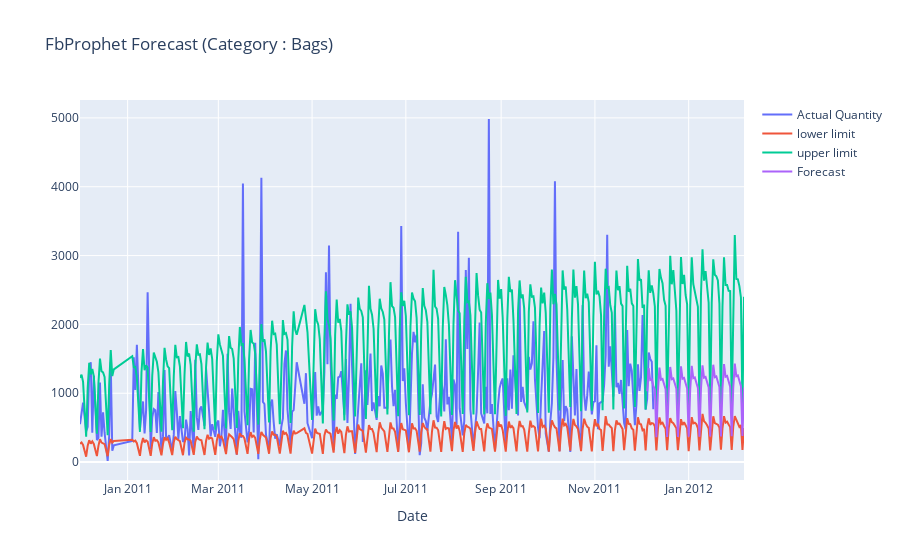

Notebook source saved alongside this figure:
### Code cell
#Plot-4 Using plotly

trace1 = go.Scatter(x= df['ds'], y=df["yoriginal"],
                    name= 'Actual Quantity')
trace2 = go.Scatter(x= df_org['ds'][len(df):], y=df_org['yhat'][len(df):],
                    name= 'Forecast')
upper_limit = go.Scatter(name = 'upper limit',x= df_org['ds'],
                         y = df_org['yhat_upper'])

lower_limit = go.Scatter(
    name= 'lower limit', x= df_org['ds'],
    y = df_org['yhat_lower'])

data = [trace1, lower_limit, upper_limit,trace2]

layout = dict(title='FbProphet Forecast (Category : Bags) ',
             xaxis=dict(title = 'Date', ticklen=2, zeroline=True))

figure=dict(data=data,layout=layout)
py.offline.iplot(figure)

### Figure 1 — Plotly figure (JSON) as saved in the notebook; plotly's stock layout.template omitted (floating-point values rounded to 4 significant figures; data arrays with more than 128 entries replaced by an {"elided": "..."} marker saying what was removed)
{"data": [{"name": "Actual Quantity", "type": "scatter", "x": {"elided": "305 str values"}, "y": {"elided": "305 int values"}}, {"name": "lower limit", "type": "scatter", "x": {"elided": "369 str values"}, "y": {"elided": "369 float values"}}, {"name": "upper limit", "type": "scatter", "x": {"elided": "369 str values"}, "y": {"elided": "369 float values"}}, {"name": "Forecast", "type": "scatter", "x": ["2011-12-05T00:00:00", "2011-12-06T00:00:00", "2011-12-07T00:00:00", "2011-12-08T00:00:00", "2011-12-09T00:00:00", "2011-12-10T00:00:00", "2011-12-11T00:00:00", "2011-12-12T00:00:00", "2011-12-13T00:00:00", "2011-12-14T00:00:00", "2011-12-15T00:00:00", "2011-12-16T00:00:00", "2011-12-17T00:00:00", "2011-12-18T00:00:00", "2011-12-19T00:00:00", "2011-12-20T00:00:00", "2011-12-21T00:00:00", "2011-12-22T00:00:00", "2011-12-23T00:00:00", "2011-12-24T00:00:00", "2011-12-25T00:00:00", "2011-12-26T00:00:00", "2011-12-27T00:00:00", "2011-12-28T00:00:00", "2011-12-29T00:00:00", "2011-12-30T00:00:00", "2011-12-31T00:00:00", "2012-01-01T00:00:00", "2012-01-02T00:00:00", "2012-01-03T00:00:00", "2012-01-04T00:00:00", "2012-01-05T00:00:00", "2012-01-06T00:00:00", "2012-01-07T00:00:00", "2012-01-08T00:00:00", "2012-01-09T00:00:00", "2012-01-10T00:00:00", "2012-01-11T00:00:00", "2012-01-12T00:00:00", "2012-01-13T00:00:00", "2012-01-14T00:00:00", "2012-01-15T00:00:00", "2012-01-16T00:00:00", "2012-01-17T00:00:00", "2012-01-18T00:00:00", "2012-01-19T00:00:00", "2012-01-20T00:00:00", "2012-01-21T00:00:00", "2012-01-22T00:00:00", "2012-01-23T00:00:00", "2012-01-24T00:00:00", "2012-01-25T00:00:00", "2012-01-26T00:00:00", "2012-01-27T00:00:00", "2012-01-28T00:00:00", "2012-01-29T00:00:00", "2012-01-30T00:00:00", "2012-01-31T00:00:00", "2012-02-01T00:00:00", "2012-02-02T00:00:00", "2012-02-03T00:00:00", "2012-02-04T00:00:00", "2012-02-05T00:00:00", "2012-02-06T00:00:00"], "y": [1029.0, 1366.0, 1191.0, 1202.0, 1111.0, 1053.0, 361.4, 1035.0, 1374.0, 1198.0, 1209.0, 1118.0, 1059.0, 363.5, 1041.0, 1382.0, 1205.0, 1216.0, 1124.0, 1065.0, 365.6, 1047.0, 1390.0, 1212.0, 1223.0, 1131.0, 1071.0, 367.7, 1053.0, 1398.0, 1219.0, 1230.0, 1137.0, 1077.0, 369.8, 1059.0, 1406.0, 1226.0, 1237.0, 1144.0, 1084.0, 372.0, 1065.0, 1414.0, 1233.0, 1244.0, 1151.0, 1090.0, 374.1, 1071.0, 1423.0, 1240.0, 1251.0, 1157.0, 1096.0, 376.3, 1078.0, 1431.0, 1247.0, 1259.0, 1164.0, 1103.0, 378.5, 1084.0]}], "layout": {"title": {"text": "FbProphet Forecast (Category : Bags) "}, "xaxis": {"ticklen": 2, "title": {"text": "Date"}, "zeroline": true}}}
